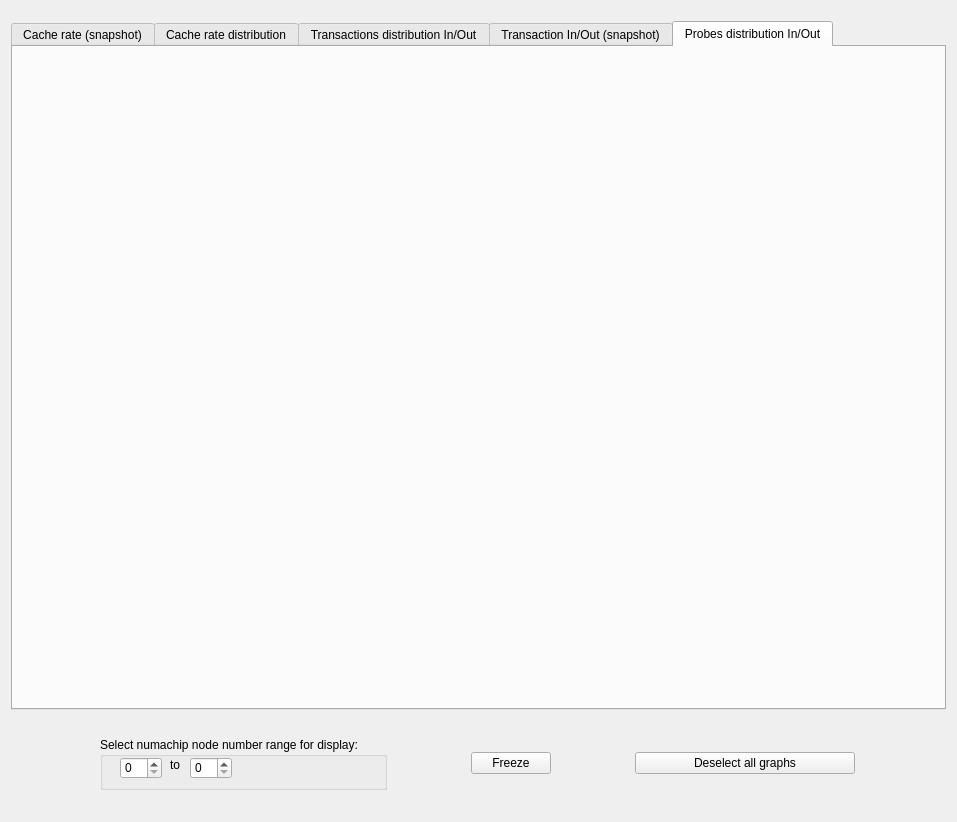
<?xml version="1.0" encoding="UTF-8"?>
<ui version="4.0">
 <class>NumaChipStatsClass</class>
 <widget class="QMainWindow" name="NumaChipStatsClass">
  <property name="geometry">
   <rect>
    <x>0</x>
    <y>0</y>
    <width>957</width>
    <height>822</height>
   </rect>
  </property>
  <property name="minimumSize">
   <size>
    <width>100</width>
    <height>160</height>
   </size>
  </property>
  <property name="windowTitle">
   <string>NumaChipStats</string>
  </property>
  <widget class="QWidget" name="centralWidget">
   <layout class="QVBoxLayout" name="verticalLayout_2">
    <item>
     <layout class="QVBoxLayout" name="verticalLayout">
      <item>
       <spacer name="verticalSpacer_2">
        <property name="orientation">
         <enum>Qt::Vertical</enum>
        </property>
        <property name="sizeType">
         <enum>QSizePolicy::Fixed</enum>
        </property>
        <property name="sizeHint" stdset="0">
         <size>
          <width>20</width>
          <height>10</height>
         </size>
        </property>
       </spacer>
      </item>
      <item>
       <widget class="QTabWidget" name="tabWidget">
        <property name="sizePolicy">
         <sizepolicy hsizetype="Preferred" vsizetype="Expanding">
          <horstretch>0</horstretch>
          <verstretch>0</verstretch>
         </sizepolicy>
        </property>
        <property name="toolTip">
         <string>&lt;html&gt;&lt;head/&gt;&lt;body&gt;&lt;p&gt;&lt;span style=&quot; font-size:12pt; color:#000000;&quot;&gt;This GUI monitors performance characteristics for the all the NumaChips in the NumaConnect Single Image System. Hold the mouse over each tab for more information.&lt;/span&gt;&lt;/p&gt;&lt;/body&gt;&lt;/html&gt;</string>
        </property>
        <property name="currentIndex">
         <number>4</number>
        </property>
        <property name="movable">
         <bool>true</bool>
        </property>
        <widget class="QWidget" name="tab5">
         <attribute name="title">
          <string>Cache rate (snapshot)</string>
         </attribute>
         <attribute name="toolTip">
          <string>&lt;html&gt;&lt;head/&gt;&lt;body&gt;&lt;p&gt;&lt;span style=&quot; font-family:'Verdana,sans-serif'; font-size:12pt; color:#000000;&quot;&gt;The tab shows a graph displaying cache hitrate (%) per second over time. The number of accesses to the cache per update is displayed in the legend text for each remote cache. The graph monitors the cache hit ratio for all remote caches (L4 NumaConnect type caches) in the NumaConnect Single Image System. &lt;/span&gt;&lt;/p&gt;&lt;/body&gt;&lt;/html&gt;</string>
         </attribute>
         <layout class="QVBoxLayout" name="verticalLayout_7">
          <item>
           <layout class="QVBoxLayout" name="tab5layout"/>
          </item>
         </layout>
        </widget>
        <widget class="QWidget" name="tab1">
         <attribute name="title">
          <string>Cache rate distribution</string>
         </attribute>
         <attribute name="toolTip">
          <string>&lt;html&gt;&lt;head/&gt;&lt;body&gt;&lt;p&gt;&lt;span style=&quot; font-size:12pt; color:#000000;&quot;&gt;This tab shows a histogram displaying a cache hitrate (%) snapshot (shown in blue color) on top of an average (shown in red) cache hitrate over time (red over blue gives purple). The number of accesses to the cache per update is displayed in the legend text for each remote cache. The histogram monitors the cache hit ratio for all remote caches (L4 NumaConnect type caches) in the NumaConnect Single Image System.&lt;/span&gt;&lt;/p&gt;&lt;/body&gt;&lt;/html&gt;</string>
         </attribute>
         <layout class="QVBoxLayout" name="verticalLayout_4">
          <item>
           <layout class="QVBoxLayout" name="tab1layout"/>
          </item>
         </layout>
        </widget>
        <widget class="QWidget" name="tab2">
         <attribute name="title">
          <string>Transactions distribution In/Out</string>
         </attribute>
         <attribute name="toolTip">
          <string>&lt;html&gt;&lt;head/&gt;&lt;body&gt;&lt;p&gt;&lt;span style=&quot; font-size:12pt;&quot;&gt;This tab shows a histogram displaying all Incoming &lt;/span&gt;&lt;span style=&quot; font-size:12pt; color:#000000;&quot;&gt;(shown in blue color)&lt;/span&gt;&lt;span style=&quot; font-size:12pt;&quot;&gt; non-posted HT-Request and Outgoing &lt;/span&gt;&lt;span style=&quot; font-size:12pt; color:#000000;&quot;&gt;(shown in&lt;/span&gt;&lt;span style=&quot; font-size:12pt;&quot;&gt; red color) non-posted HT-Request &lt;/span&gt;&lt;span style=&quot; font-size:12pt; color:#000000;&quot;&gt;(red over blue gives purple)&lt;/span&gt;&lt;span style=&quot; font-size:12pt;&quot;&gt; to the NumaChip (Cave). The non-posted HT-Requests gives an impression of the amount of actual hyper transport traffic in and out of each NumaChip. The histogram shows the total accumulated number of non-posted HT-Requests for each NumaChip in the NumaConnect Single Image System. &lt;/span&gt;&lt;/p&gt;&lt;/body&gt;&lt;/html&gt;</string>
         </attribute>
         <layout class="QVBoxLayout" name="verticalLayout_6">
          <item>
           <layout class="QVBoxLayout" name="tab2layout"/>
          </item>
         </layout>
        </widget>
        <widget class="QWidget" name="tab">
         <attribute name="title">
          <string>Transaction In/Out (snapshot)</string>
         </attribute>
         <attribute name="toolTip">
          <string>&lt;html&gt;&lt;head/&gt;&lt;body&gt;&lt;p&gt;&lt;span style=&quot; font-family:'Verdana,sans-serif'; font-size:12pt;&quot;&gt;This tab shows a histogram displaying all Incoming non-posted HT-Requests and Outgoing non-posted HT-Request to the NumaChip (Cave). The non-posted HT-Requests give an impression of the amount of actual hyper transport traffic in and out of each NumaChip. The histogram shows a snapshot of the total accumulated number of non-posted HT-Requests per second for each NumaChip in the NumaConnect Single Image System.&lt;/span&gt;&lt;/p&gt;&lt;/body&gt;&lt;/html&gt;</string>
         </attribute>
         <layout class="QVBoxLayout" name="verticalLayout_5">
          <item>
           <layout class="QVBoxLayout" name="tablayout"/>
          </item>
         </layout>
        </widget>
        <widget class="QWidget" name="tab_2">
         <attribute name="title">
          <string>Probes distribution In/Out</string>
         </attribute>
         <attribute name="toolTip">
          <string>&lt;html&gt;&lt;head/&gt;&lt;body&gt;&lt;p&gt;&lt;span style=&quot; font-size:12pt;&quot;&gt;This tab shows a histogram displaying all Incoming (shown in red color) HT-Probe and Outgoing (shown in blue color) HT-Probe &lt;/span&gt;&lt;span style=&quot; font-size:12pt; color:#000000;&quot;&gt;(red over blue gives purple) &lt;/span&gt;&lt;span style=&quot; font-size:12pt;&quot;&gt;to the NumaChip (Cave). The coherent hyper transport probes are necessary for maintaining the cache coherency in L1, L2, L3 and L4. The histogram shows the total accumulated number of HT-Probes for each NumaChip in the NumaConnect Single Image System.&lt;/span&gt;&lt;/p&gt;&lt;/body&gt;&lt;/html&gt;</string>
         </attribute>
         <layout class="QVBoxLayout" name="verticalLayout_15">
          <item>
           <layout class="QVBoxLayout" name="probeLayout"/>
          </item>
         </layout>
        </widget>
       </widget>
      </item>
      <item>
       <spacer name="verticalSpacer_3">
        <property name="orientation">
         <enum>Qt::Vertical</enum>
        </property>
        <property name="sizeType">
         <enum>QSizePolicy::Fixed</enum>
        </property>
        <property name="sizeHint" stdset="0">
         <size>
          <width>20</width>
          <height>10</height>
         </size>
        </property>
       </spacer>
      </item>
      <item>
       <widget class="QWidget" name="widget" native="true">
        <property name="enabled">
         <bool>true</bool>
        </property>
        <property name="sizePolicy">
         <sizepolicy hsizetype="Preferred" vsizetype="Preferred">
          <horstretch>0</horstretch>
          <verstretch>0</verstretch>
         </sizepolicy>
        </property>
        <property name="minimumSize">
         <size>
          <width>0</width>
          <height>75</height>
         </size>
        </property>
        <layout class="QHBoxLayout" name="horizontalLayout_2">
         <item>
          <widget class="QGroupBox" name="groupBox">
           <property name="sizePolicy">
            <sizepolicy hsizetype="Fixed" vsizetype="Preferred">
             <horstretch>0</horstretch>
             <verstretch>0</verstretch>
            </sizepolicy>
           </property>
           <property name="title">
            <string>Select numachip node number range for display:</string>
           </property>
           <widget class="QSpinBox" name="spinBox">
            <property name="geometry">
             <rect>
              <x>20</x>
              <y>20</y>
              <width>42</width>
              <height>22</height>
             </rect>
            </property>
            <property name="maximum">
             <number>4096</number>
            </property>
           </widget>
           <widget class="QLabel" name="label">
            <property name="geometry">
             <rect>
              <x>70</x>
              <y>20</y>
              <width>16</width>
              <height>16</height>
             </rect>
            </property>
            <property name="text">
             <string>to</string>
            </property>
           </widget>
           <widget class="QSpinBox" name="spinBox_2">
            <property name="geometry">
             <rect>
              <x>90</x>
              <y>20</y>
              <width>42</width>
              <height>22</height>
             </rect>
            </property>
            <property name="maximum">
             <number>4096</number>
            </property>
           </widget>
          </widget>
         </item>
         <item>
          <layout class="QHBoxLayout" name="horizontalLayout">
           <item>
            <widget class="QPushButton" name="pushButton">
             <property name="enabled">
              <bool>true</bool>
             </property>
             <property name="maximumSize">
              <size>
               <width>80</width>
               <height>16777215</height>
              </size>
             </property>
             <property name="text">
              <string>Freeze</string>
             </property>
             <property name="checkable">
              <bool>false</bool>
             </property>
            </widget>
           </item>
          </layout>
         </item>
         <item>
          <widget class="QPushButton" name="pushButton_2">
           <property name="sizePolicy">
            <sizepolicy hsizetype="MinimumExpanding" vsizetype="Fixed">
             <horstretch>0</horstretch>
             <verstretch>0</verstretch>
            </sizepolicy>
           </property>
           <property name="maximumSize">
            <size>
             <width>220</width>
             <height>16777215</height>
            </size>
           </property>
           <property name="text">
            <string>Deselect all graphs</string>
           </property>
          </widget>
         </item>
        </layout>
       </widget>
      </item>
      <item>
       <spacer name="verticalSpacer">
        <property name="orientation">
         <enum>Qt::Vertical</enum>
        </property>
        <property name="sizeType">
         <enum>QSizePolicy::Fixed</enum>
        </property>
        <property name="sizeHint" stdset="0">
         <size>
          <width>20</width>
          <height>10</height>
         </size>
        </property>
       </spacer>
      </item>
     </layout>
    </item>
   </layout>
  </widget>
 </widget>
 <layoutdefault spacing="6" margin="11"/>
 <resources/>
 <connections/>
</ui>
